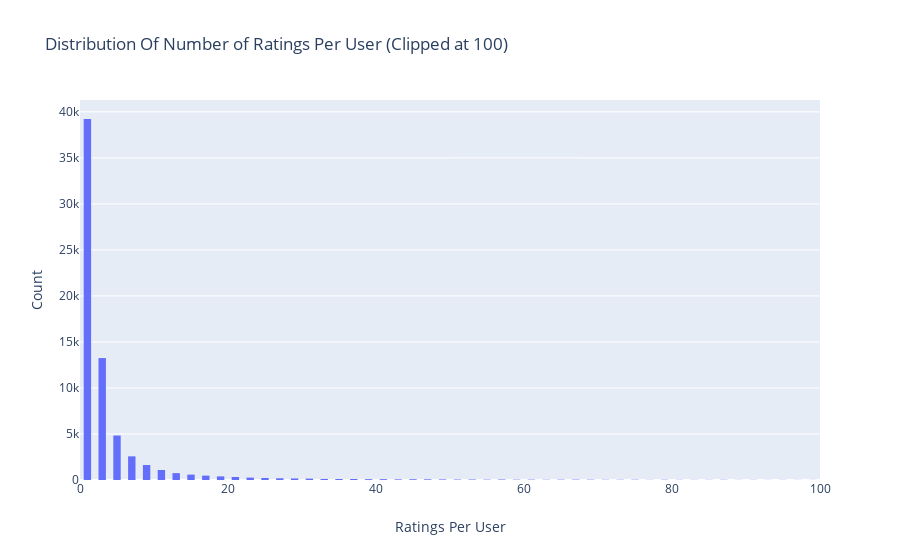

Here is the notebook cell this chart was saved with:
### Code cell
# Number of ratings per user
data = ratings.groupby('userID')['bookRating'].count().clip(upper=100)

# Create trace
trace = go.Histogram(x = data.values,
                     name = 'Ratings',
                     xbins = dict(start = 0,
                                  end = 100,
                                  size = 2))
# Create layout
layout = go.Layout(title = 'Distribution Of Number of Ratings Per User (Clipped at 100)',
                   xaxis = dict(title = 'Ratings Per User'),
                   yaxis = dict(title = 'Count'),
                   bargap = 0.5)

# Create plot
fig = go.Figure(data=[trace], layout=layout)
iplot(fig)

### Figure 1 — Plotly figure (JSON) as saved in the notebook; plotly's stock layout.template omitted (floating-point values rounded to 4 significant figures; data arrays with more than 128 entries replaced by an {"elided": "..."} marker saying what was removed)
{"data": [{"name": "Ratings", "type": "histogram", "x": {"elided": "68091 int values"}, "xbins": {"end": 100, "size": 2, "start": 0}}], "layout": {"bargap": 0.5, "title": {"text": "Distribution Of Number of Ratings Per User (Clipped at 100)"}, "xaxis": {"title": {"text": "Ratings Per User"}}, "yaxis": {"title": {"text": "Count"}}}}
